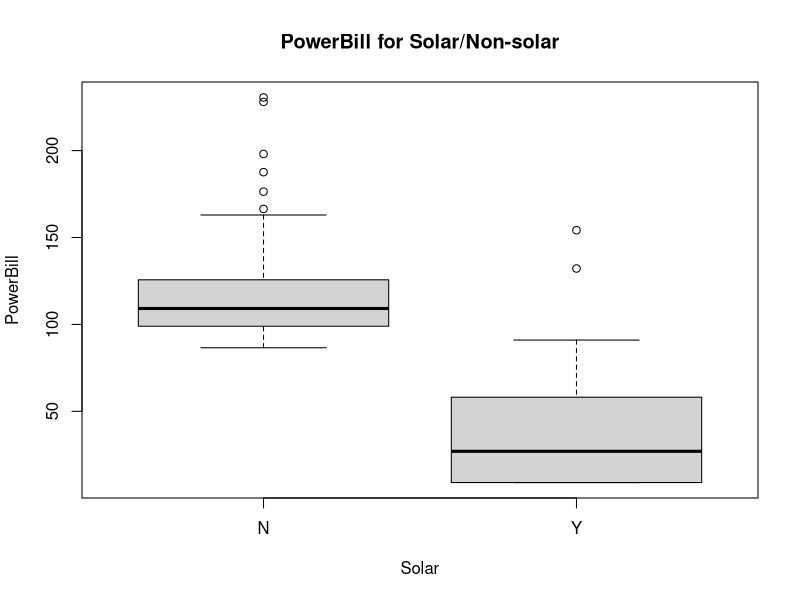

Generate this figure with R:
## ---- chunk 1
knitr::opts_chunk$set(echo = F)
## ---- chunk 2
#read in the data
solar = read.csv('SolarSavings.csv',header=T)
boxplot(PowerBill~Solar,data=solar,main = 'PowerBill for Solar/Non-solar')

